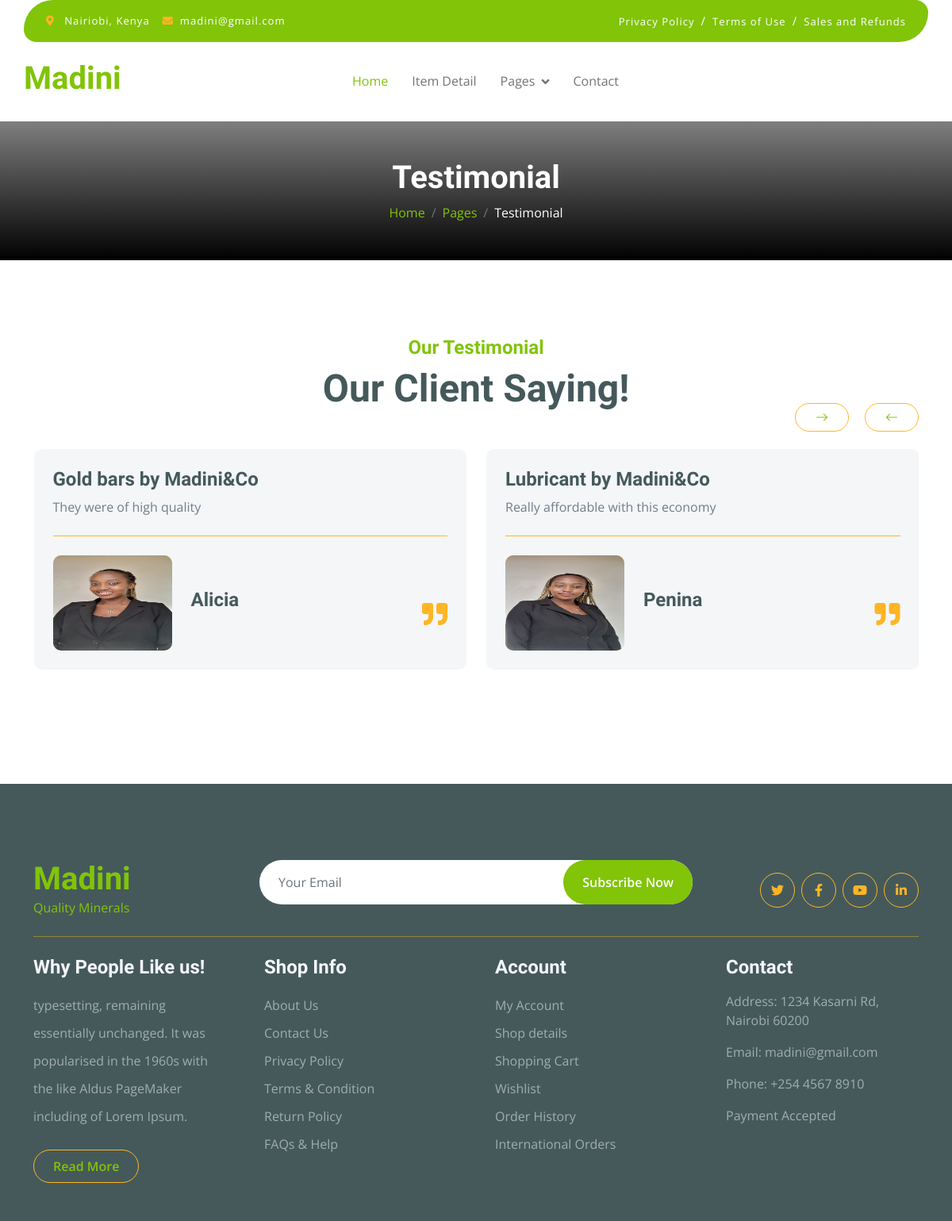
Screenshot of /test_testimonials/ with the database file from the repository.
### store/models.py (models this page shows, shortened)
class Review(models.Model):
    user = models.OneToOneField(User, on_delete=models.CASCADE)
    product = models.ForeignKey(Product, on_delete=models.CASCADE)  # Assuming Mineral model exists
    rating = models.IntegerField()
    review = models.TextField()
    created_at = models.DateTimeField(auto_now_add=True)

class Product(models.Model):
    category = models.ManyToManyField(ProductCategories)
    seller = models.ForeignKey(Seller, on_delete=models.CASCADE)
    name = models.CharField(max_length=100,blank=False,name=False)
    price = models.FloatField(blank=False,null=False)
    measurement = models.CharField(max_length=100,blank=False,name=False)
    image = models.ImageField(null=True,blank=True)
    description = models.TextField(null=True,blank=True)

class Seller(models.Model):
    user = models.OneToOneField(User, on_delete=models.CASCADE)
    company_name = models.CharField(max_length=100)
    address = models.TextField()
    phone_number = models.CharField(max_length=20)
    email = models.EmailField()
    created_at = models.DateTimeField(auto_now_add=True)
    updated_at = models.DateTimeField(auto_now=True)
    def __str__(self):
        return self.company_name

### accounts/models.py (models this page shows, shortened)
class Profile(models.Model):
    user = models.OneToOneField(User,on_delete=models.CASCADE)
    dob = models.DateField(null=True,blank=True)
    photo = models.ImageField(null=True,blank=True)

### store/views.py (the view)
# urls.py: path('test_testimonials/',views.test_testimonials,name='test_testimonials'),
def test_testimonials(request):
    total_item_cart = 0
    if request.user.is_authenticated:
        items = OrderItem.objects.filter(user=request.user)
        for item in items:
            total_item_cart += item.quantity
    reviews= Review.objects.all()
    context = {
        'total_item_cart' : total_item_cart,
        'reviews': reviews
    }
    return render(request, 'store/test_testimonials.html', context)

### store/templates/store/test_testimonials.html (shortened to what this page needs)
{% extends 'store/test.html' %}
{% load static %}
{% block content %}
     <div class="container-fluid page-header py-5" style="background: linear-gradient(rgba(0, 0, 0, 0.5), rgba(0, 0, 0, 40))">
        <h1 class="text-center text-white display-6">Testimonial</h1>
        <ol class="breadcrumb justify-content-center mb-0">
            <li class="breadcrumb-item"><a href="#">Home</a></li>
            <li class="breadcrumb-item"><a href="#">Pages</a></li>
            <li class="breadcrumb-item active text-white">Testimonial</li>
        </ol>
    </div>
    <div class="container-fluid testimonial py-5">
        <div class="container py-5">
            <div class="testimonial-header text-center">
                <h4 class="text-primary">Our Testimonial</h4>
                <h1 class="display-5 mb-5 text-dark">Our Client Saying!</h1>
            </div>
            <div class="owl-carousel testimonial-carousel">
                {% for review in reviews %}
                <div class="testimonial-item img-border-radius bg-light rounded p-4">
                    <div class="position-relative">
                        <i class="fa fa-quote-right fa-2x text-secondary position-absolute" style="bottom: 30px; right: 0;"></i>
                        <h4>{{review.product.name}}  by {{review.product.seller}}  </h4>
                        <div class="mb-4 pb-4 border-bottom border-secondary">
                            <p class="mb-0">{{ review.review }}</p>
                        </div>
                        <div class="d-flex align-items-center flex-nowrap">
                            <div class="bg-secondary rounded">
                                <img src="{{ review.user.profile.photo.url }}" class="img-fluid rounded" style="width: 150px; height: 120px;" alt="">
                            </div>
                            <div class="ms-4 d-block">
                                <h4 class="text-dark">{{ review.user.username }}</h4>
                            </div>
                        </div>
                    </div>
                </div>
                {% endfor %}
            </div>
        </div>
    </div>
{% endblock content %}

### store/static/store/css/style.css (style rules this page uses)
.page-header { position: relative; background: linear-gradient(rgba(0, 0, 0, 0.3), rgba(0, 0, 0, 0.3)), url(../img/cart-page-header-img.jpg); background-position: center center; background-repeat: no-repeat; background-size: cover; }
@media (min-width: 992px) { .hero-header, .page-header { margin-top: 152px !important; } }

### rows the page displays
Review: product.name "Gold bars", product.seller "Madini&Co", review "They were of high quality", user.profile.photo (picture), user.username "Alicia"
Review: product.name "Lubricant", product.seller "Madini&Co", review "Really affordable with this economy", user.profile.photo (picture), user.username "Penina"
